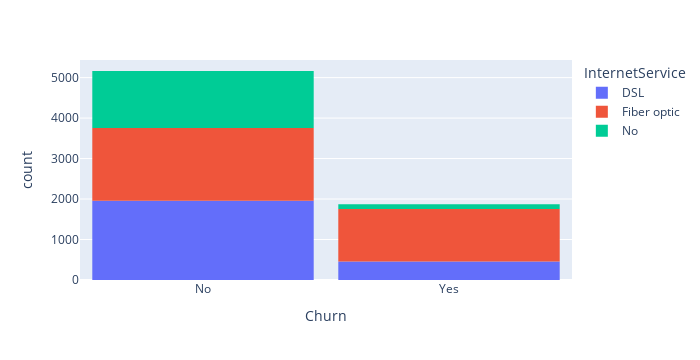

Notebook source saved alongside this figure:
### Code cell
tabular1 = pd.crosstab(df["Churn"], df["InternetService"])
tabular1
labeling=["DSL", "Fiber Optic","No"]
plt.pie(df["InternetService"].value_counts(), labels=labeling,autopct="%1.1f%%")
plt.show()
fig = px.histogram(df,x='Churn', color="InternetService",barmode="relative")
fig.update_layout(width=700,bargap=0.1)
fig.show()

### Figure 1 — Plotly figure (JSON) as saved in the notebook; plotly's stock layout.template omitted (floating-point values rounded to 4 significant figures; data arrays with more than 128 entries replaced by an {"elided": "..."} marker saying what was removed)
{"data": [{"alignmentgroup": "True", "bingroup": "x", "hovertemplate": "InternetService=DSL<br>Churn=%{x}<br>count=%{y}<extra></extra>", "legendgroup": "DSL", "marker": {"color": "#636efa", "pattern": {"shape": ""}}, "name": "DSL", "offsetgroup": "DSL", "orientation": "v", "showlegend": true, "type": "histogram", "x": {"elided": "2416 str values"}, "xaxis": "x", "yaxis": "y"}, {"alignmentgroup": "True", "bingroup": "x", "hovertemplate": "InternetService=Fiber optic<br>Churn=%{x}<br>count=%{y}<extra></extra>", "legendgroup": "Fiber optic", "marker": {"color": "#EF553B", "pattern": {"shape": ""}}, "name": "Fiber optic", "offsetgroup": "Fiber optic", "orientation": "v", "showlegend": true, "type": "histogram", "x": {"elided": "3096 str values"}, "xaxis": "x", "yaxis": "y"}, {"alignmentgroup": "True", "bingroup": "x", "hovertemplate": "InternetService=No<br>Churn=%{x}<br>count=%{y}<extra></extra>", "legendgroup": "No", "marker": {"color": "#00cc96", "pattern": {"shape": ""}}, "name": "No", "offsetgroup": "No", "orientation": "v", "showlegend": true, "type": "histogram", "x": {"elided": "1520 str values"}, "xaxis": "x", "yaxis": "y"}], "layout": {"bargap": 0.1, "barmode": "relative", "height": 360, "legend": {"title": {"text": "InternetService"}, "tracegroupgap": 0}, "margin": {"t": 60}, "width": 700, "xaxis": {"anchor": "y", "autorange": true, "domain": [0, 1], "range": [-0.5, 1.5], "title": {"text": "Churn"}, "type": "category"}, "yaxis": {"anchor": "x", "autorange": true, "domain": [0, 1], "range": [0, 5435.0], "title": {"text": "count"}}}}
